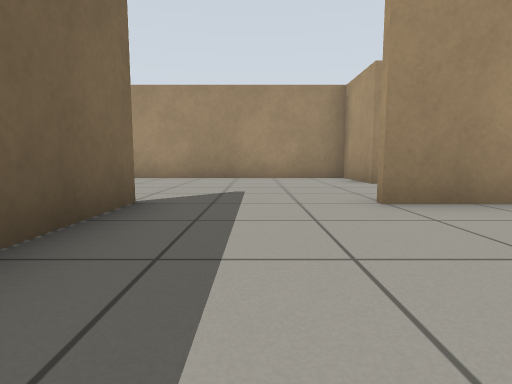
View 1 (above)

24 first-person views from a walk through a robot-simulator world made for Gazebo. The camera is 0.5 m above the floor, tilts 6° down and sees 80° across. The floor is counted in squares, 1 m on a side. Each view is taken from the middle of a square. On the plan, view 1 faces up. The plan holds only what a view shows up to about 9 squares ahead; the rest is blank.

View 2
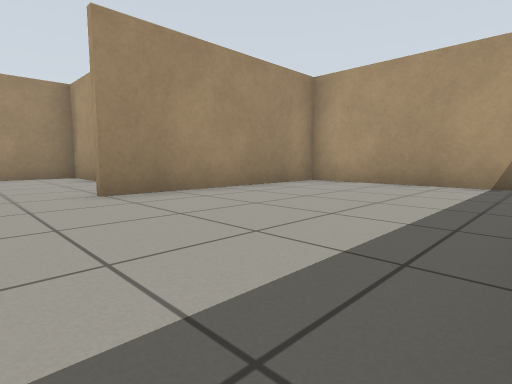

View 3
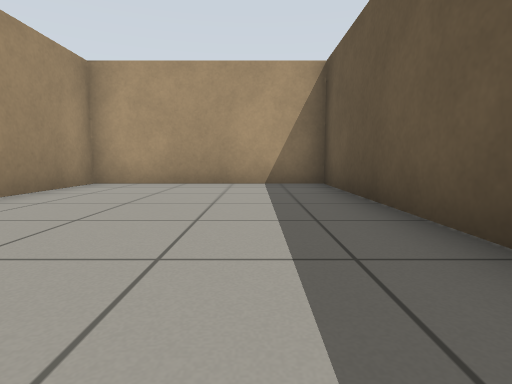

View 4
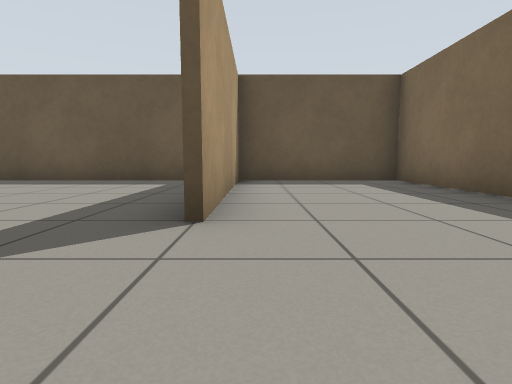

View 5
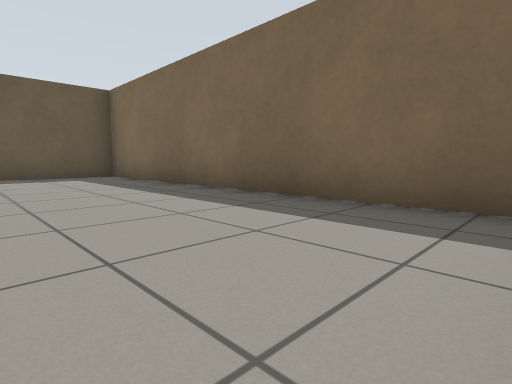

View 6
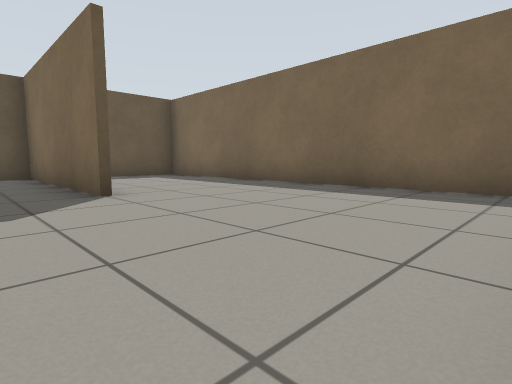

View 7
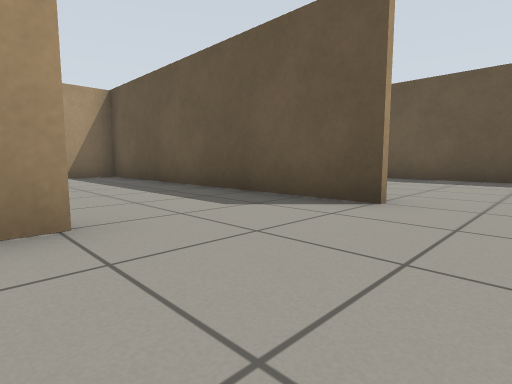

View 8
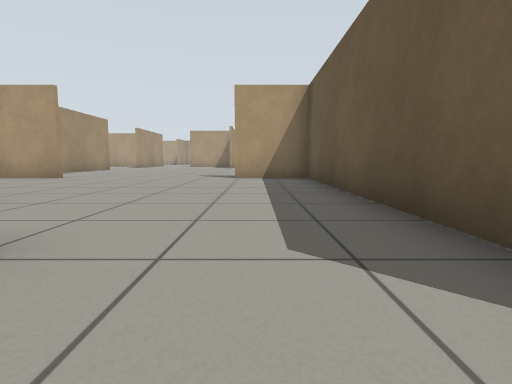

View 9
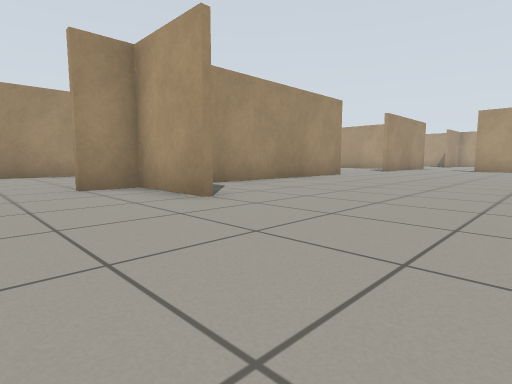

View 10
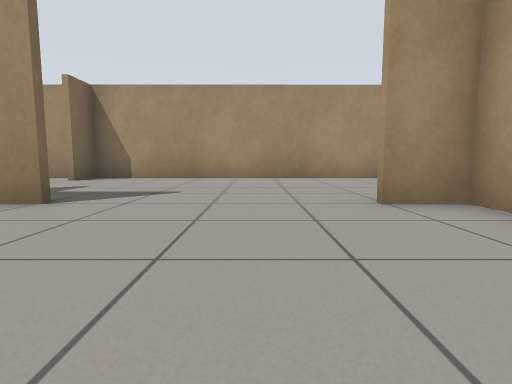

View 11
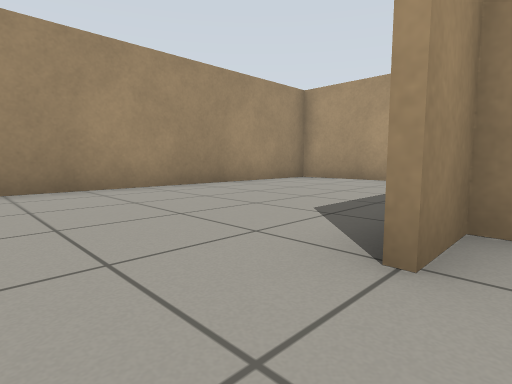

View 12
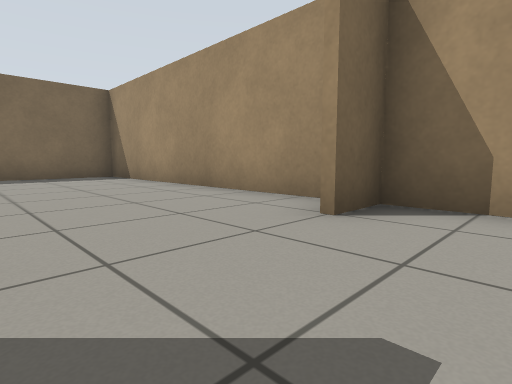

View 13
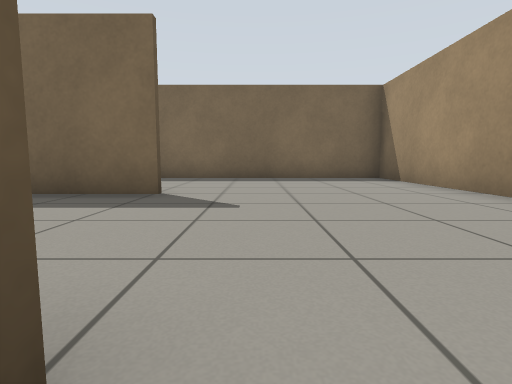

View 14
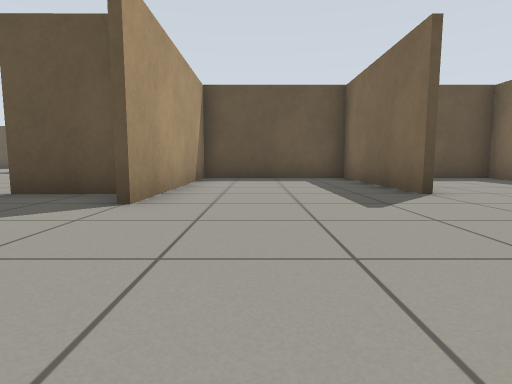

View 15
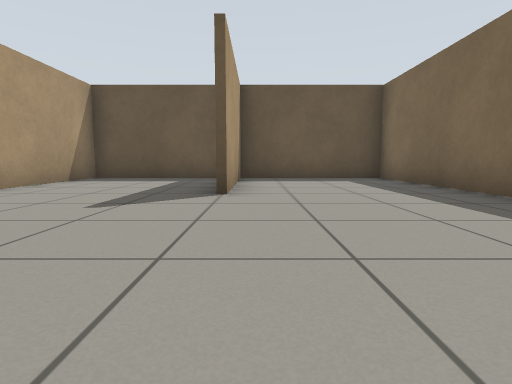

View 16
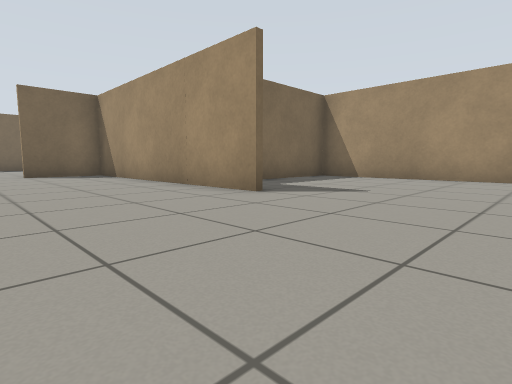

View 17
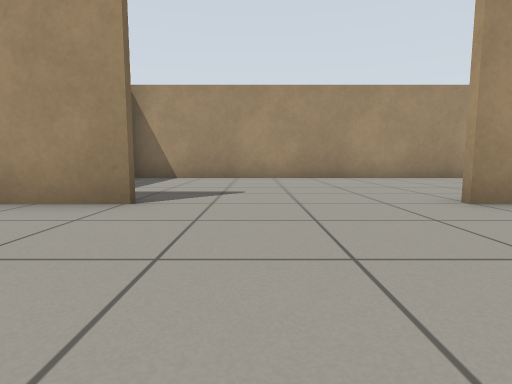

View 18
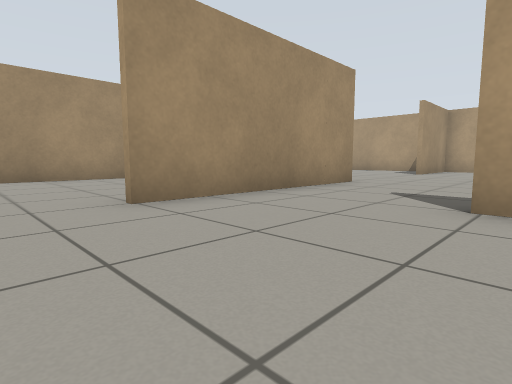

View 19
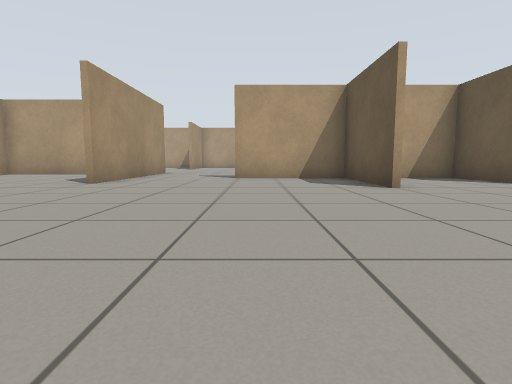

View 20
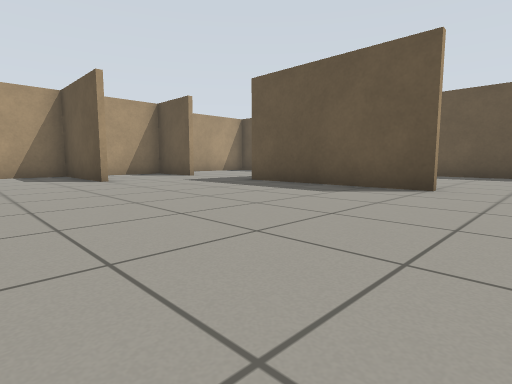

View 21
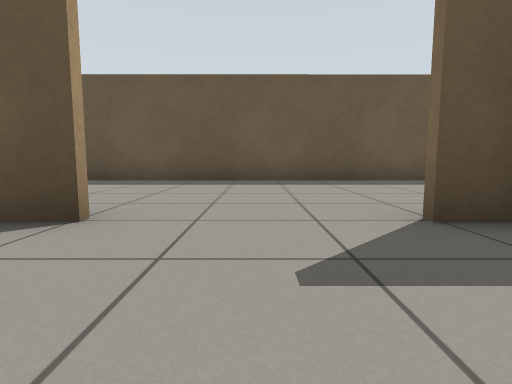

View 22
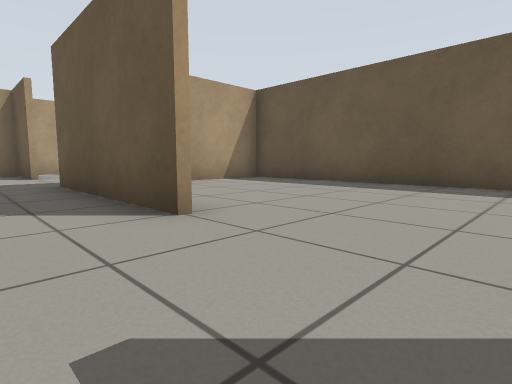

View 23
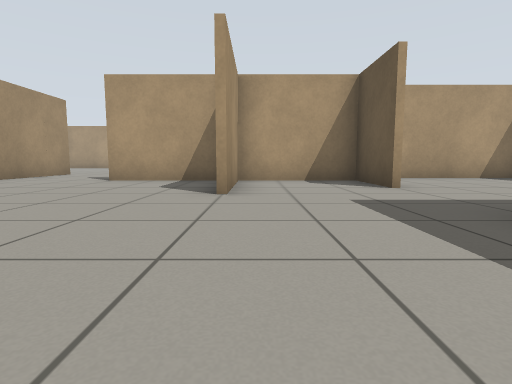

View 24
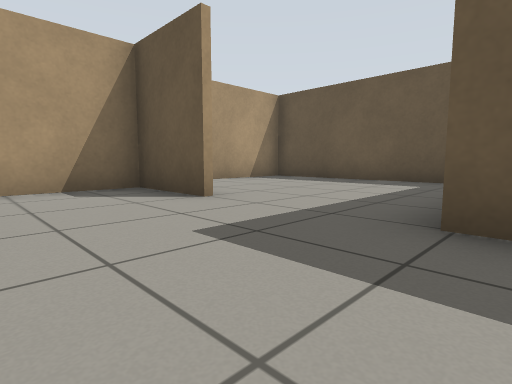

### Floor plan
Ten units are one square. View 1 is at (0, 0); x grows to the right and y downward. Boxes are objects, and circles mark ways between rooms. Rooms are numbered by the first view taken in them; rooms with no view inside come last. Other rooms are left out.
<svg viewBox="-59 -179 320 199">
<path fill="none" stroke="#000" d="M-10 14 64 14 64 -34 14 -34M-14 -36 -14 15M14 -36 24 -36M24 -64 24 -89M-54 -78 -54 14 -10 14M-16 15 -16 -36M25 -84 -34 -84M166 -124 104 -124M194 -66 225 -66M134 -36 176 -36M144 -149 144 -174 26 -174 26 -164M94 -104 94 -124 84 -124M96 -116 96 -104M204 -36 224 -36 224 -96M225 -64 194 -64M146 -166 146 -146M256 -124 204 -124M238 -174 146 -174M46 -124 40 -124M78 14 174 14 174 -9M30 -126 46 -126M24 -89 24 -136M24 -36 94 -36 94 -56M19 -174 -54 -174 -54 -86 25 -86M-16 -86 -16 -126M-14 -126 -14 -85"/>
<circle cx="5" cy="-30" r="3" fill="#2a7"/>
<circle cx="30" cy="-55" r="3" fill="#2a7"/>
<text x="30" y="-10">1</text>
<text x="-20" y="-40">2</text>
<text x="160" y="-90">3</text>
</svg>
Room 1 opens to room 2. Room 2 opens to room 3.

Where each view was taken, in squares from view 1:
view 1: 0 up, 0 right, facing up
view 2: 1 down, 0 right, facing up-right
view 3: 0 up, 0 right, facing right
view 4: 6 up, 2 left, facing down
view 5: 8 up, 2 left, facing down-left
view 6: 8 up, 0 right, facing down-left
view 7: 7 up, 0 right, facing down-right
view 8: 5 up, 1 right, facing right
view 9: 7 up, 7 right, facing up-right
view 10: 9 up, 7 right, facing up
view 11: 12 up, 7 right, facing up-right
view 12: 14 up, 4 right, facing up-left
view 13: 14 up, 3 right, facing left
view 14: 17 up, 1 right, facing down
view 15: 17 up, 2 left, facing down
view 16: 9 up, 20 right, facing up-left
view 17: 9 up, 18 right, facing up
view 18: 9 up, 19 right, facing up-right
view 19: 9 up, 14 right, facing right
view 20: 9 up, 12 right, facing down-right
view 21: 6 up, 12 right, facing down
view 22: 5 up, 11 right, facing down-right
view 23: 6 up, 15 right, facing right
view 24: 6 up, 17 right, facing down-right
